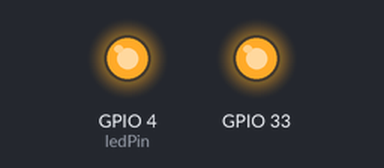
This sketch was run on a simulated ESP32. Parts: output pins drawn as LEDs (lit = HIGH).

Above: at 1.0 s.
At 3.0 s:
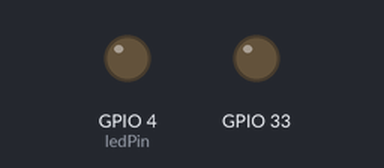
Timing chart, 0 to 5.2 s (numbered marks = the images above):
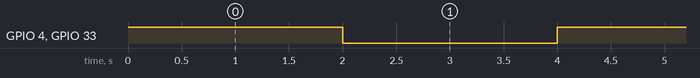

Measured:
- by itself, GPIO 4 (ledPin), GPIO 33: alternates HIGH for 2.0 s and LOW for 2.0 s

The sketch:

espcamtest.ino
```cpp
// ledPin refers to ESP32-CAM GPIO 4 (flashlight)
const int ledPin = 4;

void setup() {
  // initialize digital pin ledPin as an output
  pinMode(ledPin, OUTPUT);
  pinMode(33, OUTPUT);
}

void loop() {
  digitalWrite(ledPin, HIGH);
   digitalWrite(33, HIGH);
  delay(2000);
  digitalWrite(ledPin, LOW);
    digitalWrite(33, LOW);
  delay(2000);
}
```
